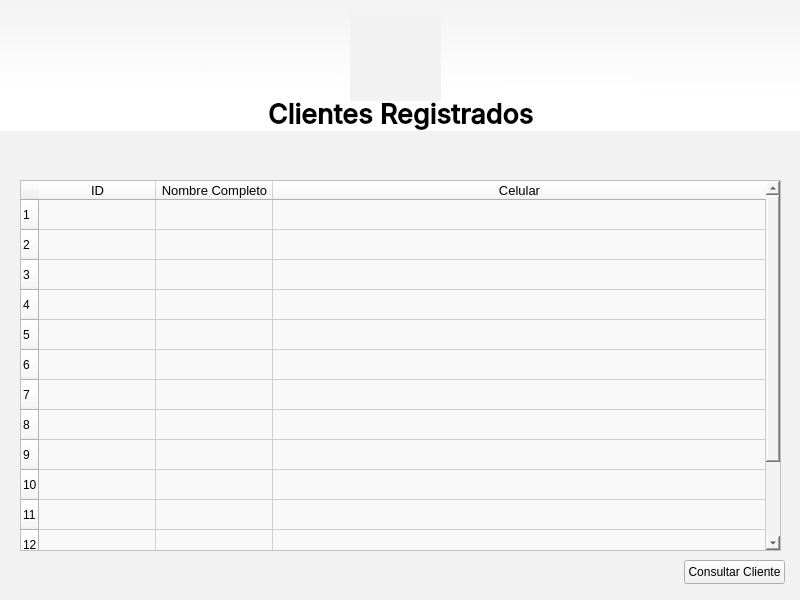
<?xml version="1.0" encoding="UTF-8"?>
<ui version="4.0">
 <class>Form</class>
 <widget class="QWidget" name="Form">
  <property name="geometry">
   <rect>
    <x>0</x>
    <y>0</y>
    <width>800</width>
    <height>600</height>
   </rect>
  </property>
  <property name="windowTitle">
   <string>Form</string>
  </property>
  <property name="styleSheet">
   <string notr="true">QWidget{
	background-color: rgb(242, 242, 242);
}</string>
  </property>
  <widget class="QTableWidget" name="table_historial">
   <property name="geometry">
    <rect>
     <x>20</x>
     <y>180</y>
     <width>761</width>
     <height>371</height>
    </rect>
   </property>
   <property name="font">
    <font>
     <family>Tahoma</family>
     <pointsize>10</pointsize>
     <bold>true</bold>
    </font>
   </property>
   <property name="styleSheet">
    <string notr="true">background-color: #F9F9F9; /* Fondo del encabezado */</string>
   </property>
   <property name="rowCount">
    <number>14</number>
   </property>
   <attribute name="horizontalHeaderCascadingSectionResizes">
    <bool>true</bool>
   </attribute>
   <attribute name="horizontalHeaderDefaultSectionSize">
    <number>117</number>
   </attribute>
   <attribute name="horizontalHeaderStretchLastSection">
    <bool>true</bool>
   </attribute>
   <row/>
   <row/>
   <row/>
   <row/>
   <row/>
   <row/>
   <row/>
   <row/>
   <row/>
   <row/>
   <row/>
   <row/>
   <row/>
   <row/>
   <column>
    <property name="text">
     <string>ID</string>
    </property>
    <property name="font">
     <font>
      <family>Tahoma</family>
      <pointsize>10</pointsize>
     </font>
    </property>
   </column>
   <column>
    <property name="text">
     <string>Nombre Completo</string>
    </property>
    <property name="font">
     <font>
      <family>Tahoma</family>
      <pointsize>10</pointsize>
     </font>
    </property>
   </column>
   <column>
    <property name="text">
     <string>Celular</string>
    </property>
    <property name="font">
     <font>
      <family>Tahoma</family>
      <pointsize>10</pointsize>
     </font>
    </property>
   </column>
   <item row="0" column="0">
    <property name="text">
     <string/>
    </property>
    <property name="font">
     <font>
      <family>Tahoma</family>
      <pointsize>11</pointsize>
     </font>
    </property>
   </item>
  </widget>
  <widget class="QPushButton" name="btn_regresar">
   <property name="geometry">
    <rect>
     <x>20</x>
     <y>140</y>
     <width>31</width>
     <height>24</height>
    </rect>
   </property>
   <property name="font">
    <font>
     <family>Inter Medium</family>
    </font>
   </property>
   <property name="styleSheet">
    <string notr="true">QPushButton {
    border: none;
    background: transparent;
    padding: 0;
}

QPushButton:hover {
    background: transparent;
}

QPushButton:pressed {
    background: transparent;
}
</string>
   </property>
   <property name="text">
    <string/>
   </property>
   <property name="icon">
    <iconset>
     <normaloff>../../resources/images/icons/boton-volver.png</normaloff>../../resources/images/icons/boton-volver.png</iconset>
   </property>
   <property name="iconSize">
    <size>
     <width>24</width>
     <height>24</height>
    </size>
   </property>
  </widget>
  <widget class="QLabel" name="label_6">
   <property name="geometry">
    <rect>
     <x>350</x>
     <y>10</y>
     <width>91</width>
     <height>91</height>
    </rect>
   </property>
   <property name="text">
    <string/>
   </property>
   <property name="pixmap">
    <pixmap>../../resources/images/logo.jpg</pixmap>
   </property>
   <property name="scaledContents">
    <bool>true</bool>
   </property>
  </widget>
  <widget class="QLabel" name="label_3">
   <property name="geometry">
    <rect>
     <x>0</x>
     <y>-10</y>
     <width>801</width>
     <height>141</height>
    </rect>
   </property>
   <property name="font">
    <font>
     <family>Inter Medium</family>
     <pointsize>20</pointsize>
     <bold>true</bold>
    </font>
   </property>
   <property name="mouseTracking">
    <bool>false</bool>
   </property>
   <property name="styleSheet">
    <string notr="true">background-color: qlineargradient(spread:pad, x1:0.514, y1:0.0343182, x2:0.500554, y2:0.727, stop:0 rgba(242, 242, 242, 255), stop:1 rgba(255, 255, 255, 255));</string>
   </property>
   <property name="text">
    <string>Clientes Registrados</string>
   </property>
   <property name="alignment">
    <set>Qt::AlignBottom|Qt::AlignHCenter</set>
   </property>
  </widget>
  <widget class="QPushButton" name="btn_consultar">
   <property name="geometry">
    <rect>
     <x>684</x>
     <y>560</y>
     <width>101</width>
     <height>24</height>
    </rect>
   </property>
   <property name="text">
    <string>Consultar Cliente</string>
   </property>
  </widget>
  <zorder>label_3</zorder>
  <zorder>table_historial</zorder>
  <zorder>btn_regresar</zorder>
  <zorder>label_6</zorder>
  <zorder>btn_consultar</zorder>
 </widget>
 <resources/>
 <connections/>
</ui>
